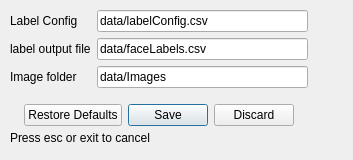
<?xml version="1.0" encoding="UTF-8"?>
<ui version="4.0">
 <class>settingsWindow</class>
 <widget class="QDialog" name="settingsWindow">
  <property name="windowModality">
   <enum>Qt::ApplicationModal</enum>
  </property>
  <property name="enabled">
   <bool>true</bool>
  </property>
  <property name="geometry">
   <rect>
    <x>0</x>
    <y>0</y>
    <width>353</width>
    <height>160</height>
   </rect>
  </property>
  <property name="contextMenuPolicy">
   <enum>Qt::DefaultContextMenu</enum>
  </property>
  <property name="windowTitle">
   <string>settings</string>
  </property>
  <property name="windowIcon">
   <iconset>
    <normaloff>data/icon.ico</normaloff>data/icon.ico</iconset>
  </property>
  <property name="statusTip">
   <string/>
  </property>
  <property name="whatsThis">
   <string/>
  </property>
  <property name="accessibleName">
   <string/>
  </property>
  <property name="styleSheet">
   <string notr="true">color:black;</string>
  </property>
  <property name="sizeGripEnabled">
   <bool>false</bool>
  </property>
  <property name="modal">
   <bool>false</bool>
  </property>
  <widget class="QLabel" name="label_4">
   <property name="geometry">
    <rect>
     <x>10</x>
     <y>130</y>
     <width>161</width>
     <height>16</height>
    </rect>
   </property>
   <property name="text">
    <string>Press esc or exit to cancel</string>
   </property>
  </widget>
  <widget class="QDialogButtonBox" name="buttonArray">
   <property name="geometry">
    <rect>
     <x>8</x>
     <y>100</y>
     <width>301</width>
     <height>31</height>
    </rect>
   </property>
   <property name="standardButtons">
    <set>QDialogButtonBox::Discard|QDialogButtonBox::RestoreDefaults|QDialogButtonBox::Save</set>
   </property>
   <property name="centerButtons">
    <bool>true</bool>
   </property>
  </widget>
  <widget class="QWidget" name="gridLayoutWidget">
   <property name="geometry">
    <rect>
     <x>10</x>
     <y>10</y>
     <width>301</width>
     <height>81</height>
    </rect>
   </property>
   <layout class="QGridLayout" name="gridLayout">
    <property name="sizeConstraint">
     <enum>QLayout::SetDefaultConstraint</enum>
    </property>
    <property name="rightMargin">
     <number>3</number>
    </property>
    <item row="1" column="1">
     <widget class="QLineEdit" name="labelListPath">
      <property name="text">
       <string>data/faceLabels.csv</string>
      </property>
     </widget>
    </item>
    <item row="0" column="0">
     <widget class="QLabel" name="label_3">
      <property name="styleSheet">
       <string notr="true"/>
      </property>
      <property name="text">
       <string>Label Config</string>
      </property>
     </widget>
    </item>
    <item row="0" column="1">
     <widget class="QLineEdit" name="labelConfigPath">
      <property name="text">
       <string>data/labelConfig.csv</string>
      </property>
     </widget>
    </item>
    <item row="2" column="0">
     <widget class="QLabel" name="label">
      <property name="text">
       <string>Image folder</string>
      </property>
     </widget>
    </item>
    <item row="2" column="1">
     <widget class="QLineEdit" name="imageDir">
      <property name="styleSheet">
       <string notr="true">&lt;font color=red&gt;</string>
      </property>
      <property name="text">
       <string>data/Images</string>
      </property>
     </widget>
    </item>
    <item row="1" column="0">
     <widget class="QLabel" name="label_2">
      <property name="text">
       <string>label output file</string>
      </property>
     </widget>
    </item>
   </layout>
  </widget>
 </widget>
 <resources/>
 <connections/>
</ui>
